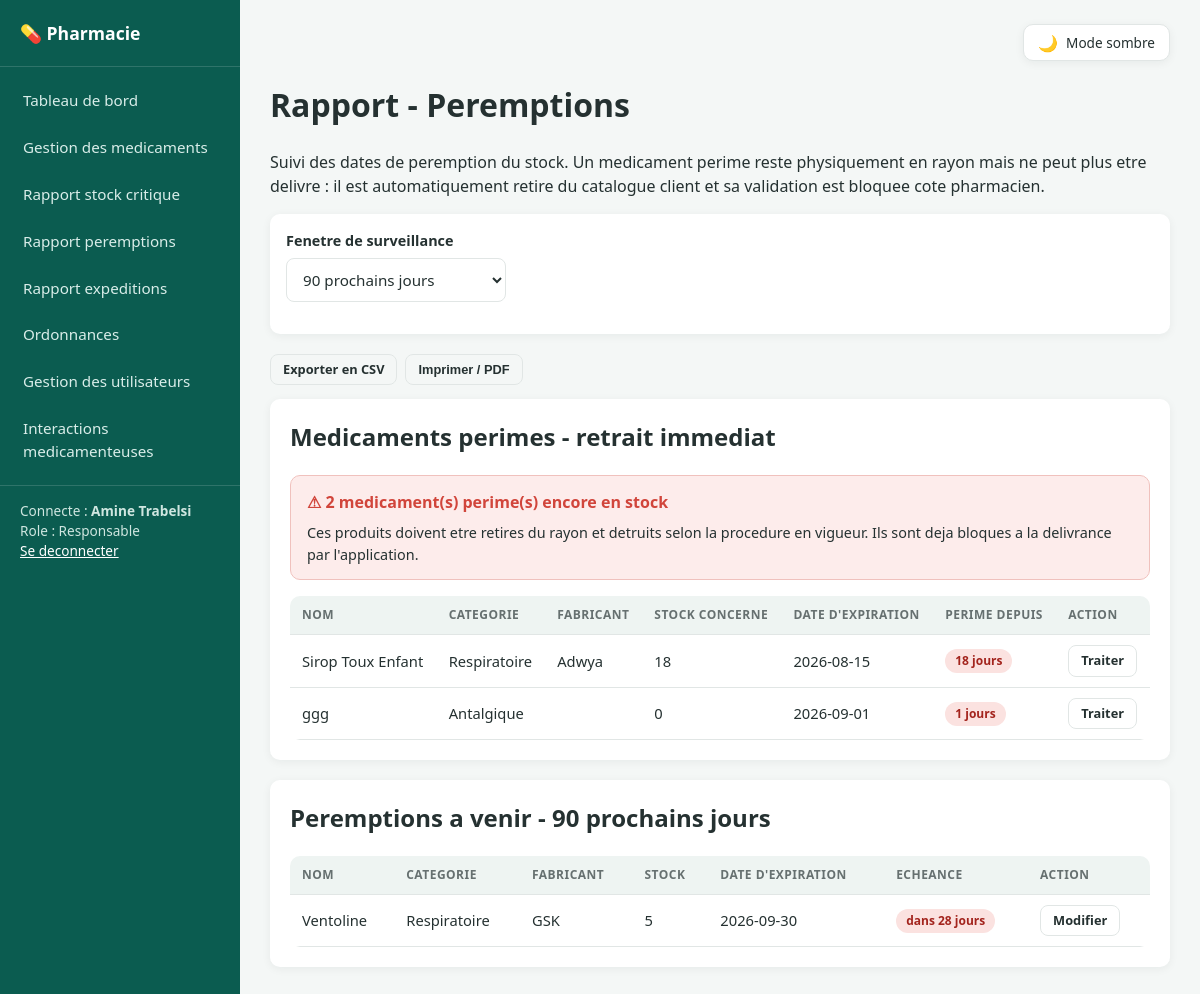
Page /index.php?c=medicament&a=peremptions (signed in) on the committed database.
### tables this page shows
CREATE TABLE `medicaments` (
  `id` int(11) NOT NULL,
  `nom` varchar(150) NOT NULL,
  `description` text DEFAULT NULL,
  `categorie` varchar(100) NOT NULL,
  `fabricant` varchar(150) DEFAULT NULL,
  `prix` decimal(10,2) NOT NULL DEFAULT 0.00,
  `stock` int(11) NOT NULL DEFAULT 0,
  `stock_minimum` int(11) NOT NULL DEFAULT 10,
  `date_expiration` date DEFAULT NULL,
  `necessite_ordonnance` tinyint(1) NOT NULL DEFAULT 0,
  `date_ajout` timestamp NOT NULL DEFAULT current_timestamp()
);

### core/Controller.php (called while the page is built, shortened)
<?php
abstract class Controller
{
    protected function render(string $view, array $data = [], string $layout = 'layouts/main'): void
    {
        extract($data);
        $viewFile = __DIR__ . '/../views/' . $view . '.php';
        require $viewFile;
    }
}

### controllers/MedicamentController.php (called while the page is built, shortened)
<?php
require_once __DIR__ . '/../models/Medicament.php';
class MedicamentController extends Controller
{
    private Medicament $model;
    public function __construct()
    {
        $this->model = new Medicament();
    }
    public function peremptions(): void
    {
        $jours = (int) $this->query('jours', 90);
        $jours = $jours > 0 ? $jours : 90;
        $this->render('responsable/rapport_peremption', [
            'perimes' => $this->model->perimes(),
            'bientot' => $this->model->bientotPerimes($jours),
            'jours'   => $jours,
        ]);
    }
}

### core/App.php (called while the page is built, shortened)
<?php
class App
{
    private string $action;
    private array $params;
    public function __construct()
    {
        $this->action         = $_GET['a'] ?? 'login';
        $this->params         = $_GET;
    }
    public function run(): void
    {
        $controller = new $className();
        $controller->{$this->action}($this->params);
    }
}

### public/index.php (called while the page is built, shortened)
<?php
require_once __DIR__ . '/../core/Database.php';
require_once __DIR__ . '/../core/Auth.php';
require_once __DIR__ . '/../core/Controller.php';
require_once __DIR__ . '/../core/App.php';
$app = new App();
$app->run();

### models/Medicament.php (called while the page is built, shortened)
<?php
class Medicament
{
    private PDO $db;
    public function __construct()
    {
        $this->db = Database::getInstance();
    }
    public function perimes(): array
    {
        $stmt = $this->db->query(
            'SELECT *, DATEDIFF(CURDATE(), date_expiration) AS jours_depuis_expiration
             FROM medicaments
             WHERE date_expiration IS NOT NULL
               AND date_expiration < CURDATE()
             ORDER BY date_expiration'
        );
        return $stmt->fetchAll();
    }
    public function bientotPerimes(int $jours = 90): array
    {
        $stmt = $this->db->prepare(
            'SELECT *, DATEDIFF(date_expiration, CURDATE()) AS jours_restants
             FROM medicaments
             WHERE date_expiration IS NOT NULL
               AND date_expiration >= CURDATE()
               AND date_expiration <= DATE_ADD(CURDATE(), INTERVAL :jours DAY)
             ORDER BY date_expiration'
        );
        $stmt->bindValue(':jours', max(1, $jours), PDO::PARAM_INT);
        $stmt->execute();
        return $stmt->fetchAll();
    }
}

### core/Database.php (called while the page is built, shortened)
<?php
class Database
{
    private static ?PDO $instance = null;
    public static function getInstance(): PDO
    {
        if (self::$instance === null) {
            $dsn = 'mysql:host=' . DB_HOST . ';dbname=' . DB_NAME . ';charset=' . DB_CHARSET;
            $options = [
                PDO::ATTR_ERRMODE            => PDO::ERRMODE_EXCEPTION,
                PDO::ATTR_DEFAULT_FETCH_MODE => PDO::FETCH_ASSOC,
                PDO::ATTR_EMULATE_PREPARES   => false,
            ];
            try {
                self::$instance = new PDO($dsn, DB_USER, DB_PASS, $options);
            } catch (PDOException $e) {
                die('Erreur de connexion a la base de donnees : ' . $e->getMessage());
            }
        }
        return self::$instance;
    }
}

### views/responsable/rapport_peremption.php (the view, shortened to what this page needs)
<h1>Rapport - Peremptions</h1>
<p>
    Suivi des dates de peremption du stock. Un medicament perime reste physiquement
    en rayon mais ne peut plus etre delivre : il est automatiquement retire du catalogue
    client et sa validation est bloquee cote pharmacien.
</p>
<div class="filter-bar no-print">
    <form method="GET" action="index.php">
        <div class="form-group" style="max-width:220px;">
            <label for="jours">Fenetre de surveillance</label>
            <select id="jours" name="jours" onchange="this.form.submit()">
                <option value="90"  <?= $jours == 90  ? 'selected' : '' ?>>90 prochains jours</option>
            </select>
        </div>
    </form>
</div>
<div class="actions no-print" style="margin-bottom:14px;">
    <a class="btn btn-outline btn-sm" href="index.php?c=medicament&a=exportPeremptionsCsv&jours=<?= (int) $jours ?>">Exporter en CSV</a>
    <button type="button" class="btn btn-outline btn-sm" data-print>Imprimer / PDF</button>
</div>
<div class="card">
    <h2>Medicaments perimes - retrait immediat</h2>
    <?php if (empty($perimes)): ?>
        <p>Aucun medicament perime en stock. 🎉</p>
    <?php else: ?>
        <div class="interaction-alert">
            <h3>⚠ <?= count($perimes) ?> medicament(s) perime(s) encore en stock</h3>
            <p style="margin:4px 0 0;font-size:0.9rem;">
                Ces produits doivent etre retires du rayon et detruits selon la procedure
                en vigueur. Ils sont deja bloques a la delivrance par l'application.
            </p>
        </div>
        <div class="table-wrap">
        <table>
            <thead>
                <tr>
                    <th>Nom</th><th>Categorie</th><th>Fabricant</th>
                    <th>Stock concerne</th><th>Date d'expiration</th><th>Perime depuis</th><th class="no-print">Action</th>
                </tr>
            </thead>
            <tbody>
            <?php foreach ($perimes as $m): ?>
                <tr>
                    <td><?= htmlspecialchars($m['nom']) ?></td>
                    <td><?= htmlspecialchars($m['categorie']) ?></td>
                    <td><?= htmlspecialchars($m['fabricant'] ?? '-') ?></td>
                    <td><?= (int) $m['stock'] ?></td>
                    <td><?= htmlspecialchars($m['date_expiration']) ?></td>
                    <td><span class="badge badge-refusee"><?= (int) $m['jours_depuis_expiration'] ?> jours</span></td>
                    <td class="no-print">
                        <a class="btn btn-sm btn-outline" href="index.php?c=medicament&a=modifier&id=<?= $m['id'] ?>">Traiter</a>
                    </td>
                </tr>
            <?php endforeach; ?>
            </tbody>
        </table>
        </div>
    <?php endif; ?>
</div>
<div class="card" style="margin-top:20px;">
    <h2>Peremptions a venir - <?= (int) $jours ?> prochains jours</h2>
    <?php if (empty($bientot)): ?>
        <p>Aucune peremption prevue sur cette periode.</p>
    <?php else: ?>
        <div class="table-wrap">
        <table>
            <thead>
                <tr>
                    <th>Nom</th><th>Categorie</th><th>Fabricant</th>
                    <th>Stock</th><th>Date d'expiration</th><th>Echeance</th><th class="no-print">Action</th>
                </tr>
            </thead>
            <tbody>
            <?php foreach ($bientot as $m): ?>
                <tr>
                    <td><?= htmlspecialchars($m['nom']) ?></td>
                    <td><?= htmlspecialchars($m['categorie']) ?></td>
                    <td><?= htmlspecialchars($m['fabricant'] ?? '-') ?></td>
                    <td><?= (int) $m['stock'] ?></td>
                    <td><?= htmlspecialchars($m['date_expiration']) ?></td>
                    <td>
                        <span class="badge <?= (int) $m['jours_restants'] <= 30 ? 'badge-refusee' : 'badge-attente' ?>">
                            dans <?= (int) $m['jours_restants'] ?> jours
                        </span>
                    </td>
                    <td class="no-print">
                        <a class="btn btn-sm btn-outline" href="index.php?c=medicament&a=modifier&id=<?= $m['id'] ?>">Modifier</a>
                    </td>
                </tr>
            <?php endforeach; ?>
            </tbody>
        </table>
        </div>
    <?php endif; ?>
</div>

### public/assets/css/style.css (style rules this page uses)
:root { --color-primary: #0f7a6a; --color-primary-dark: #0b5c50; --color-accent: #2f8fd6; --color-danger: #d1453b; --color-warning: #e0a020; --color-success: #2f9e5c; --color-bg: #f4f7f6; --color-surface: #ffffff; --color-border: #e1e6e5; --color-text: #253131; --color-text-muted: #667070; --radius: 10px; --shadow: 0 2px 10px rgba(15, 40, 35, 0.06); --sidebar-width: 240px; --color-th-bg: #eef4f2; --color-row-hover: #fafcfb; --color-input-bg: #ffffff; --color-heading-accent: #0b5c50; --color-sidebar-bg: #0b5c50; --tone-attente-bg: #fdf1da; --tone-attente-fg: #8a5a08; --tone-validee-bg: #dff3e6; --tone-validee-fg: #1c6b3f; --tone-refusee-bg: #fbe2e0; --tone-refusee-fg: #a3241d; --tone-faible-bg: #eef2fb; --tone-faible-fg: #33528f; --interaction-bg: #fdeceb; --interaction-border: #f0c1bd; }
* { box-sizing: border-box; }
body { margin: 0; font-family: "Segoe UI", Roboto, Helvetica, Arial, sans-serif; background: var(--color-bg); color: var(--color-text); line-height: 1.5; }
a { color: var(--color-primary); text-decoration: none; }
h1, h2, h3 { font-weight: 600; margin-top: 0; }
.card { background: var(--color-surface); border-radius: var(--radius); box-shadow: var(--shadow); padding: 20px; margin-bottom: 20px; }
.table-wrap { overflow-x: auto; }
table { width: 100%; border-collapse: collapse; background: var(--color-surface); border-radius: var(--radius); overflow: hidden; }
table th, table td { padding: 10px 12px; text-align: left; border-bottom: 1px solid var(--color-border); font-size: 0.92rem; }
table th { background: var(--color-th-bg); color: var(--color-text-muted); text-transform: uppercase; font-size: 0.75rem; letter-spacing: 0.04em; }
.badge { display: inline-block; padding: 3px 10px; border-radius: 20px; font-size: 0.75rem; font-weight: 600; }
.badge-refusee { background: var(--tone-refusee-bg); color: var(--tone-refusee-fg); }
.form-group { margin-bottom: 16px; }
.form-group label { display: block; margin-bottom: 6px; font-weight: 600; font-size: 0.9rem; }
input[type=text], input[type=email], input[type=password], input[type=number], input[type=date], input[type=tel], select, textarea { width: 100%; padding: 10px 12px; border: 1px solid var(--color-border); border-radius: 8px; font-size: 0.95rem; font-family: inherit; background: var(--color-input-bg); color: var(--color-text); }
.btn { display: inline-block; padding: 9px 18px; border-radius: 8px; border: none; cursor: pointer; font-size: 0.9rem; font-weight: 600; text-align: center; }
.btn-outline { background: transparent; border: 1px solid var(--color-border); color: var(--color-text); }
.btn-sm { padding: 5px 12px; font-size: 0.8rem; }
.actions { display: flex; gap: 8px; flex-wrap: wrap; }
.filter-bar { background: var(--color-surface); border-radius: var(--radius); box-shadow: var(--shadow); padding: 16px; margin-bottom: 20px; }
.interaction-alert { border: 1px solid var(--interaction-border); background: var(--interaction-bg); border-radius: var(--radius); padding: 14px 16px; margin-bottom: 16px; }
.interaction-alert h3 { margin: 0 0 8px; color: var(--color-danger); font-size: 1rem; }
body, .sidebar, .card, .stat-card, .filter-bar, .auth-card, table th, input, select, textarea { transition: background-color 0.28s ease, color 0.28s ease, border-color 0.28s ease; }
.main-content > h1 { animation: fadeUp 0.34s ease-out both; }
.main-content > .card, .main-content > .filter-bar, .main-content > .stats-grid, .main-content > .actions, .main-content > .table-wrap { animation: fadeUp 0.4s ease-out both; animation-delay: 0.05s; }
.main-content > *:nth-child(3) { animation-delay: 0.08s; }
.main-content > *:nth-child(4) { animation-delay: 0.12s; }
.main-content > *:nth-child(5) { animation-delay: 0.16s; }
.main-content > *:nth-child(6) { animation-delay: 0.20s; }
tbody tr { animation: fadeUp 0.3s ease-out both; }
tbody tr:nth-child(1) { animation-delay: 0.04s; }
tbody tr:nth-child(2) { animation-delay: 0.07s; }
table tr { transition: background 0.15s ease; }
.interaction-alert { animation: fadeUp 0.4s ease-out both, attention 1.6s ease-out 0.4s 1; }
.btn { transition: transform 0.14s ease, box-shadow 0.14s ease, opacity 0.14s ease; }
.card { transition: box-shadow 0.2s ease, background-color 0.28s ease, border-color 0.28s ease; }
.form-group input, .form-group select, .form-group textarea { transition: border-color 0.16s ease, box-shadow 0.16s ease, background-color 0.28s ease, color 0.28s ease; }

### rows in the picture
medicaments: nom "Sirop Toux Enfant", categorie "Respiratoire", fabricant "Adwya", stock "18", date_expiration "2026-08-15", jours_depuis_expiration "18"
medicaments: nom "ggg", categorie "Antalgique", stock "0", date_expiration "2026-09-01", jours_depuis_expiration "1"
medicaments: nom "Ventoline", categorie "Respiratoire", fabricant "GSK", stock "5", date_expiration "2026-09-30", jours_restants "28"

### other values in the picture
Auth::fullName() "Amine Trabelsi"
Auth::role() "Responsable"
count($perimes) "2"
$jours "90"
